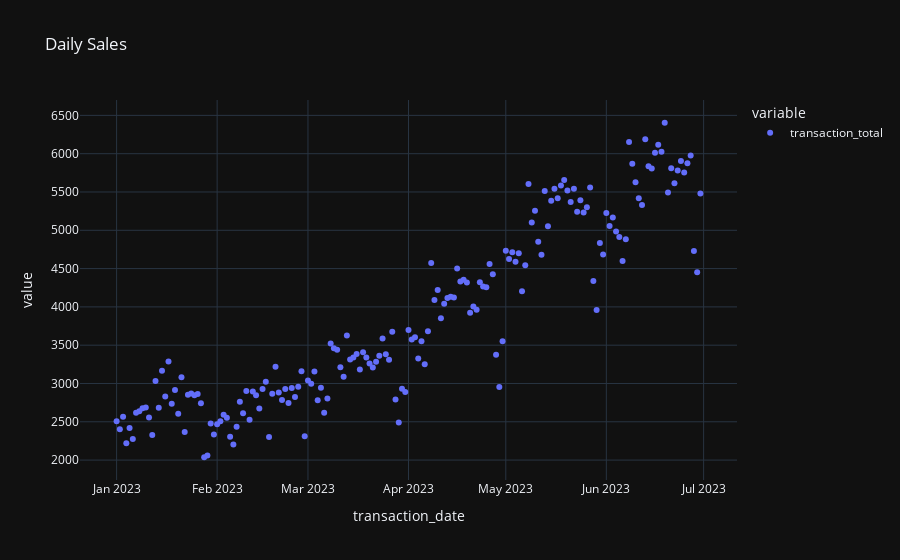

This figure's notebook cell:
### Code cell
import pandas as pd
import matplotlib.pyplot as plt
from sklearn.preprocessing import PolynomialFeatures, StandardScaler
import plotly.express as px
from sklearn.preprocessing import PolynomialFeatures
from sklearn.linear_model import LinearRegression


sales = pd.read_excel('./data/coffee_shop_sales.xlsx')
sales['transaction_total'] = sales['unit_price'] * sales['transaction_qty']
main_sales = sales.groupby('transaction_date')['transaction_total'].sum()

# Create the main graph
px.scatter(main_sales, title='Daily Sales')

### Figure 1 — Plotly figure (JSON) as saved in the notebook; plotly's stock layout.template omitted (floating-point values rounded to 4 significant figures; data arrays with more than 128 entries replaced by an {"elided": "..."} marker saying what was removed)
{"data": [{"hovertemplate": "variable=transaction_total<br>transaction_date=%{x}<br>value=%{y}<extra></extra>", "legendgroup": "transaction_total", "marker": {"color": "#636efa", "symbol": "circle"}, "mode": "markers", "name": "transaction_total", "orientation": "v", "showlegend": true, "x": {"elided": "181 str values"}, "xaxis": "x", "y": {"elided": "181 float values"}, "yaxis": "y", "type": "scatter"}], "layout": {"xaxis": {"anchor": "y", "domain": [0.0, 1.0], "title": {"text": "transaction_date"}}, "yaxis": {"anchor": "x", "domain": [0.0, 1.0], "title": {"text": "value"}}, "legend": {"title": {"text": "variable"}, "tracegroupgap": 0}, "title": {"text": "Daily Sales"}}}
